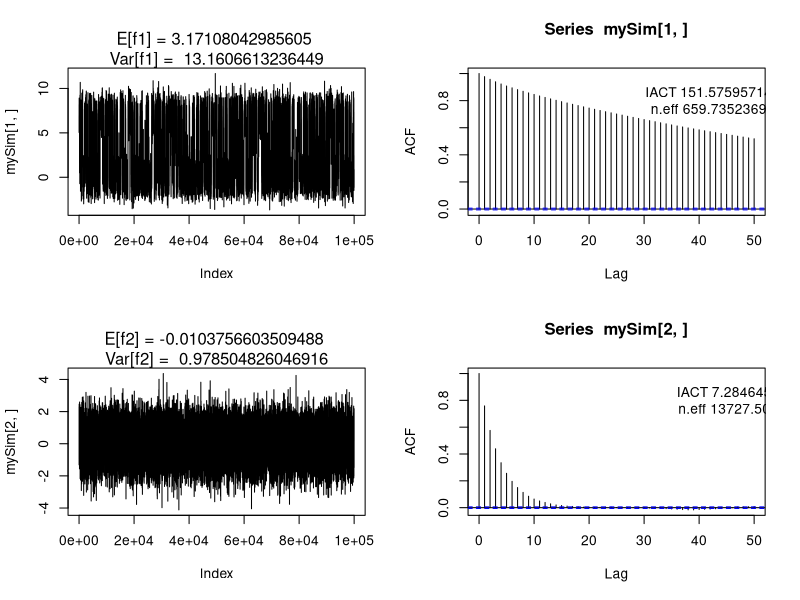

Reproduce this figure in R.
## ---- chunk 1
knitr::opts_chunk$set(echo = TRUE, 
                      message = FALSE, 
                      warning = FALSE, 
                      comment = "") 
myprint <- function(printD, dig = 4)
  data.frame(round(printD, digits = dig)) 
## ---- chunk 2
log_p_u<-function(x, m1=c(0,0), m2=c(7,0), S1=diag(2), S2=diag(2)) { 
  q1 <- -.5*t(x-m1) %*% S1 %*% (x-m1) 
  q2 <- -.5*t(x-m2) %*% S2 %*% (x-m2) 
  q0 <- max(q1, q2) # Avoid underflow of both exp’s below
  return(q0 + log(exp(q1-q0) + exp(q2-q0))) 
}

prop.multinorm <- function(x,y){
  # both 2-dim; since corr = 0, we can use the marginal
  return(c(x[1]+rnorm(1,0,2), x[2]+rnorm(1,0,2)))
}

myMH.multi <- function(n, burnIn, x, logpFun, propFun, fFun = function(x) x, debug = FALSE){
  totalN <- n + burnIn
  xs <- matrix(NA, length(x), totalN)
  accept <- 0
  l_px <- logpFun(x)
  
  for (i in 1:totalN) {
    # y from proposal
    y <- propFun(x)
    l_py <- logpFun(y)
    # acceptance?
    alpha <- exp(l_py - l_px)
    if(runif(1) < alpha){
      accept <- accept + 1 #set the acceptance ratio
      x <- y
      l_px <- l_py
    }
    xs[,i] <- fFun(x)
  }
  
  if(debug){plot(xs, type = "l");  print(xs)}
  
  return(xs[,-(1:burnIn)])
}

mySim <- myMH.multi(100000, 1000, c(0,9), 
                    logpFun = log_p_u, propFun = prop.multinorm)

library(coda)
eff1 <- effectiveSize(mySim[1,])
eff2 <- effectiveSize(mySim[2,])
iact1 <- 100000 / eff1
iact2 <- 100000 / eff2

par(mfrow = c(2,2))
plot(mySim[1,], type = "l"); mtext(paste("E[f1] =", mean(mySim[1,]), "\nVar[f1] = ", var(mySim[1,])))
acf(mySim[1,]); text(45, 0.8, paste("IACT", iact1, "\n n.eff", eff1));
plot(mySim[2,], type = "l"); mtext(paste("E[f2] =", mean(mySim[2,]), "\nVar[f2] = ", var(mySim[2,])))
acf(mySim[2,]); text(50, 0.8, paste("IACT", iact2, "\n n.eff", eff2));

varE1 <- var(mySim[1,]) / eff1
varE2 <- var(mySim[2,]) / eff2
data.frame(ci025 = c(f1 = mean(mySim[1,]) - 1.96 *varE1, f2 = mean(mySim[2,] - 1.96 * varE2)),
           ci975 = c(mean(mySim[1,]) + 1.96 *varE1, mean(mySim[2,] + 1.96 * varE2)))
## ---- chunk 3
logp_uni <- function(x){
  # 3 rectangles -> uniform; otherwise, -infty
  if(x[1] > 0 && x[1] < 0.95 && x[2] > 0 && x[2] < 1)       return(0)
  if(x[1] > 0.95 && x[1] < 1 && x[2] > 0 && x[2] < 1.95)    return(0)
  if(x[1] > 1 && x[1] < 1.95 && x[2] > 0.95 && x[2] < 1.95) return(0)
  return(-Inf)
}


sim5b <- myMH.multi(1e5, 1000, c(0.5,0.5), 
                    logpFun = logp_uni, 
                    propFun = function(x) return(runif(2, 0, 1.95)),
                    fFun = function(x) return(sum(x)))
mean(sim5b)
## ---- chunk 4
theta <-0; x <- c(0,0); n <- 1e5;  accept <- 0
xs <- matrix(NA, 2, n); thetas <- numeric(n);

l_px <- logp_uni(x)

for (k in 1:n) {
  y <- x + exp( theta) * runif(2)   #propose y
  l_py <- logp_uni(y)

  alpha <- min(1, exp(l_py - l_px)) #correct alpha with min
  
  if(runif(1) < alpha){
    accept <- accept + 1 #set the acceptance ratio
    x <- y
    l_px <- l_py
  }
  
  theta <- theta + k ^{-2/3} * (alpha - 0.234)
  xs[,k] <- x; thetas[k] <- theta;
}

cat('Ex = ', mean(xs[1,]), mean(xs[2,]), '\tEtheta = ', mean(thetas), '\tacceptance = ', accept/n)
